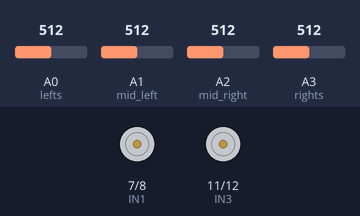
The sketch below on a simulated Arduino Uno, built with avr-gcc and run on an emulated ATmega328P. Shown: motor-driver pin pairs drawn as motors (green arrow = first pin HIGH = forward, orange = second pin HIGH = backward, longer = more drive, scaled by the enable pin). The inputs (shaded band) are chosen by the test bench; at power-on: A0 (lefts) = 512, A1 (mid_left) = 512, A2 (mid_right) = 512, A3 (rights) = 512.

Above: at 1.2 s.
1.3 s: A0 (lefts) set to 411
2.8 s: A0 (lefts) set to 386
At 3.3 s:
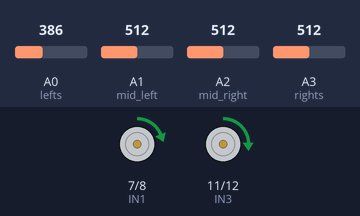
4.3 s: A1 (mid_left) set to 390
At 4.7 s:
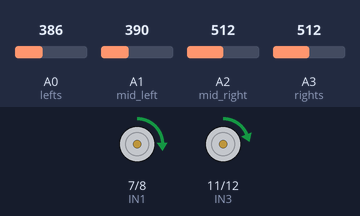
5.8 s: A2 (mid_right) set to 409
7.3 s: A2 (mid_right) set to 390
At 8.3 s:
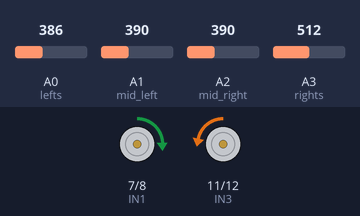
8.8 s: A2 (mid_right) set to 410
At 9.2 s:
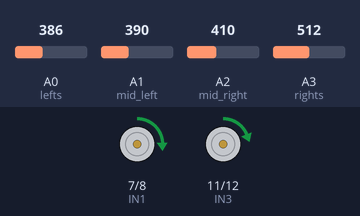
Timing chart, 0 to 11.3 s (numbered marks = the images above; inputs shaded):
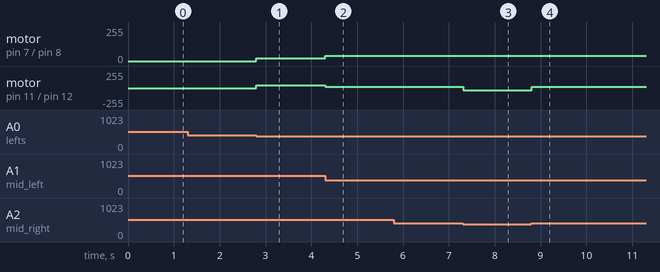

Measured:
- the behaviour switches between 401 and 400 on A0 (lefts) (found by bisection; images 0 and 1)
- the behaviour switches between 401 and 400 on A2 (mid_right) (found by bisection; images 2 and 3)
- after the input at 1.3 s, every drawn part: stays the same
- after the input at 2.8 s, motor on pin 7 (IN1) / pin 8 (IN2): stopped → forward 20/255 at once; motor on pin 11 (IN3) / pin 12 (IN4): stopped → forward 40/255 at once
- after the input at 4.3 s, motor on pin 7 (IN1) / pin 8 (IN2): forward 20/255 → forward 40/255 at once; motor on pin 11 (IN3) / pin 12 (IN4): forward 40/255 → forward 20/255 at once
- after the input at 5.8 s, every drawn part: stays the same
- after the input at 7.3 s, motor on pin 11 (IN3) / pin 12 (IN4): forward 20/255 → backward 30/255 at once
- after the input at 8.8 s, motor on pin 11 (IN3) / pin 12 (IN4): backward 30/255 → forward 20/255 at once

The sketch:

Koog_LT_4ch_90deg_240619.ino
```cpp
// Defining pins and variables
#define lefts A0
#define mid_left A1
#define mid_right A2
#define rights A3

// Motor 1 control pins
#define ENA 9
#define IN1 7
#define IN2 8

// Motor 2 control pins
#define ENB 10
#define IN3 11
#define IN4 12

#define THRESHOLD 400
#define NO_LINE_THRESHOLD 100
#define BASE_SPEED 40
#define TURN_SPEED 30
#define SHARP_TURN_SPEED 20
#define TURN_DELAY 1000 // 턴 지속 시간 (밀리초)

// Variables for turn management
bool turning = false;
unsigned long turnStartTime = 0;

void setup() {
  // Setting motor control pins as output
  pinMode(ENA, OUTPUT);
  pinMode(IN1, OUTPUT);
  pinMode(IN2, OUTPUT);
  pinMode(ENB, OUTPUT);
  pinMode(IN3, OUTPUT);
  pinMode(IN4, OUTPUT);

  // Setting sensor pins as input
  pinMode(lefts, INPUT);
  pinMode(mid_left, INPUT);
  pinMode(mid_right, INPUT);
  pinMode(rights, INPUT);

  // Setting initial motor speed
  analogWrite(ENA, BASE_SPEED); // Motor 1 speed
  analogWrite(ENB, BASE_SPEED); // Motor 2 speed
}

void loop() {
  // Check if currently turning
  if (turning) {
    // Check if the turn duration has passed
    if (millis() - turnStartTime >= TURN_DELAY) {
      turning = false; // End turning state
    } else {
      // Continue turning (keep motors in turn state)
      return; // Skip sensor reading and motor control
    }
  }

  // Read sensor values
  int leftSensorValue = analogRead(lefts);
  int midLeftSensorValue = analogRead(mid_left);
  int midRightSensorValue = analogRead(mid_right);
  int rightSensorValue = analogRead(rights);

  // Determine motor directions based on sensor values
  if (leftSensorValue > THRESHOLD && midLeftSensorValue > THRESHOLD && midRightSensorValue > THRESHOLD && rightSensorValue > THRESHOLD) {
    // All sensors detect the line - stop
    digitalWrite(IN1, LOW);
    digitalWrite(IN2, LOW);
    digitalWrite(IN3, LOW);
    digitalWrite(IN4, LOW);
  }
  else if (leftSensorValue <= NO_LINE_THRESHOLD && midLeftSensorValue <= NO_LINE_THRESHOLD && midRightSensorValue <= NO_LINE_THRESHOLD && rightSensorValue <= NO_LINE_THRESHOLD) {
    // No sensor detects the line - go forward
    digitalWrite(IN1, HIGH);
    digitalWrite(IN2, LOW);
    digitalWrite(IN3, HIGH);
    digitalWrite(IN4, LOW);
    analogWrite(ENA, BASE_SPEED);
    analogWrite(ENB, BASE_SPEED);
  }
  else if (leftSensorValue > THRESHOLD && midLeftSensorValue > THRESHOLD) {
    // Sharp left turn (greater than 90 degrees)
    digitalWrite(IN1, LOW);
    digitalWrite(IN2, HIGH);
    digitalWrite(IN3, HIGH);
    digitalWrite(IN4, LOW);
    analogWrite(ENA, SHARP_TURN_SPEED);
    analogWrite(ENB, BASE_SPEED);
    turning = true;
    turnStartTime = millis();
  }
  else if (midLeftSensorValue > THRESHOLD) {
    // Slight left turn
    digitalWrite(IN1, HIGH);
    digitalWrite(IN2, LOW);
    digitalWrite(IN3, HIGH);
    digitalWrite(IN4, LOW);
    analogWrite(ENA, BASE_SPEED / 2);
    analogWrite(ENB, BASE_SPEED);
  }
  else if (midRightSensorValue > THRESHOLD) {
    // Slight right turn
    digitalWrite(IN1, HIGH);
    digitalWrite(IN2, LOW);
    digitalWrite(IN3, HIGH);
    digitalWrite(IN4, LOW);
    analogWrite(ENA, BASE_SPEED);
    analogWrite(ENB, BASE_SPEED / 2);
  }
  else if (rightSensorValue > THRESHOLD && midRightSensorValue > THRESHOLD) {
    // Sharp right turn (greater than 90 degrees)
    digitalWrite(IN1, HIGH);
    digitalWrite(IN2, LOW);
    digitalWrite(IN3, LOW);
    digitalWrite(IN4, HIGH);
    analogWrite(ENA, BASE_SPEED);
    analogWrite(ENB, SHARP_TURN_SPEED);
    turning = true;
    turnStartTime = millis();
  }
  else if (rightSensorValue > THRESHOLD) {
    // Sharp right turn
    digitalWrite(IN1, HIGH);
    digitalWrite(IN2, LOW);
    digitalWrite(IN3, LOW);
    digitalWrite(IN4, HIGH);
    analogWrite(ENA, BASE_SPEED);
    analogWrite(ENB, TURN_SPEED);
  }

  // Small delay for stability
  delay(10);
}
```
